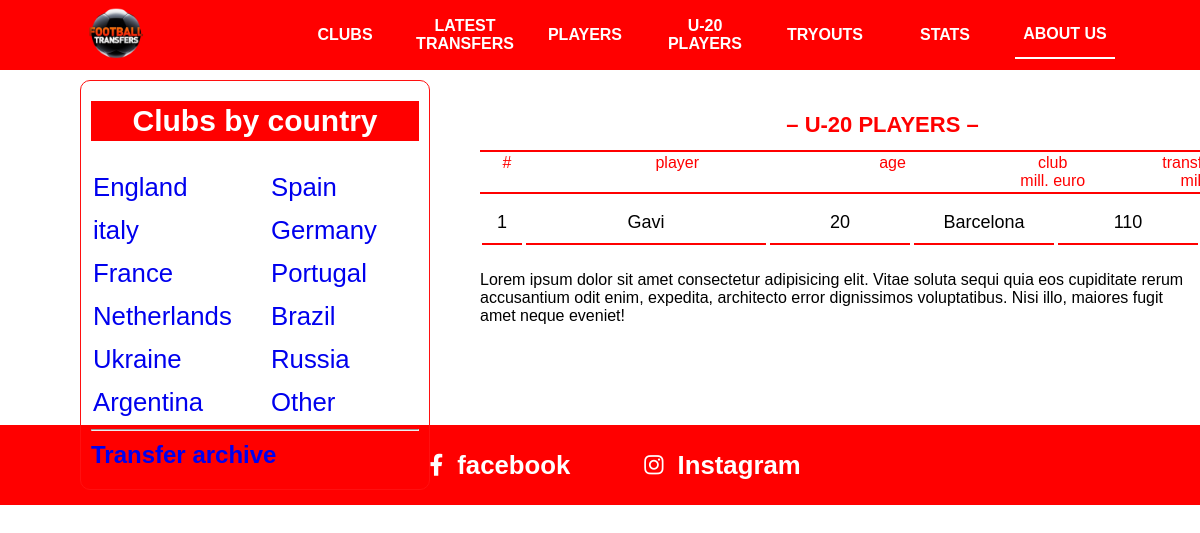
The app's page /playeru20/ with its own data.
### asosiy/models.py (models this page shows, shortened)
class Player(models.Model):
    pozit = [
        ('Midfielder', 'Midfielder'),
        ('Defender', 'Defender'),
        ('Forward', 'Forward'),
        ('Keeper', 'Keeper')
    ]
    ism = models.CharField(max_length=50)
    t_yil = models.DateField()
    club = models.ForeignKey(Club, on_delete=models.CASCADE, related_name='futbolchilari')
    tr_narxi = models.PositiveIntegerField()
    millat = models.CharField(max_length=50)
    pozitsiya = models.CharField(max_length=50, choices=pozit)

class Club(models.Model):
    nom = models.CharField(max_length=100)
    davlat = models.CharField(max_length=100)
    logo = models.FileField()
    president = models.CharField(max_length=100)
    coach = models.CharField(max_length=80)
    yili = models.CharField(max_length=30)
    eng_qim_tr = models.CharField(max_length=50)
    eng_qim_sotuv = models.CharField(max_length=50)
    def __str__(self):
        return self.nom

### asosiy/views.py (the view)
# urls.py: path('playeru20/', u20),
def u20(request):
    from datetime import date, timedelta
    bugun = date.today()
    boshi = bugun - timedelta(days=20*365)
    pl = Player.objects.filter(t_yil__range=[boshi, bugun])
    data = {
        'players':pl,
        'h_yil': bugun.year
    }
    return render(request, 'U-20 players.html', data)

### templates/U-20 players.html
{% extends 'header.html' %}
  {% block content %}
{% load mathfilters %}
      <div class="nav">
          <h2>– U-20 PLAYERS –</h2>
          <table class="content-nav">
            <thead>
              <tr>
                <td>#</td>
                <td>player</td>
                <td>age</td>
                <td>
                  club <br />
                  mill. euro
                </td>
                <td>
                  transfer value, <br />
                  mill. euro
                </td>
              </tr>
            </thead>
          </table>
        </div>
      <div class="content">
        <table class="players">
          {%for i in players %}
          <tr>
            <td>{{forloop.counter}}</td>
            <td>{{i.ism}}</td>
            <td>{{h_yil|sub:i.t_yil.year}}</td>
            <td>{{i.club}}</td>
            <td>{{i.tr_narxi}}</td>
          </tr>
          {% endfor %}
        </table>
        <p>
          Lorem ipsum dolor sit amet consectetur adipisicing elit. Vitae soluta
          sequi quia eos cupiditate rerum accusantium odit enim, expedita,
          architecto error dignissimos voluptatibus. Nisi illo, maiores fugit
          amet neque eveniet!
        </p>
      </div>
  {% endblock %}

### static/css/main.css (style rules this page uses)
* { margin: 0; padding: 0; box-sizing: border-box; }
.nav { width: 805px; background-color: white; position: fixed; left: 480px; top: 70px; }
.nav h2 { text-align: center; color: red; line-height: 50px; padding-top: 30px; font-size: 22px; }
.players { width: 100%; }
.players tr { display: flex; flex-wrap: wrap; justify-content: space-between; }
.players tr td { width: 140px; margin-bottom: 4px; padding: 10px 0px; font-size: 18px; border-bottom: 2px solid rgb(255, 0, 0); text-align: center; }
.players tr td:nth-child(2), .top-players tr td:nth-child(2), .playerss tr td:nth-child(2) { width: 240px; }
.players tr td:nth-child(1), .top-players tr td:nth-child(1), .playerss tr td:nth-child(1) { width: 40px !important; }
.content { max-width: 800px; margin-left: 480px; margin-top: 200px; padding-bottom: 100px; }
.content p, .content b { margin-top: 20px; }
.content-nav { border-top: 2px solid rgb(255, 0, 0); border-bottom: 2px solid rgb(255, 0, 0); width: 100%; }
.content-nav tr { display: flex; justify-content: space-between !important; }
.content-nav tr td { width: 140px; color: red; text-align: center; }
.content-nav tr td:nth-child(1) { width: 50px; }
.content-nav tr td:nth-child(2) { width: 250px; }

### records on screen
Player: ism "Gavi", t_yil "20", club "Barcelona", tr_narxi "110"
